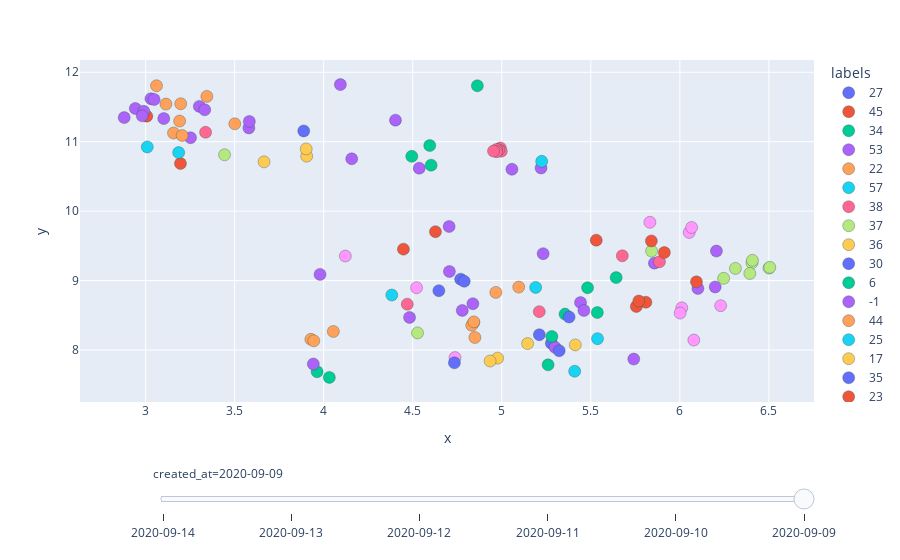

The notebook cell this image was saved under:
### Code cell
fig = px.scatter(result, x="x", y="y",hover_name="headline", color = "labels", animation_frame="created_at")
fig["layout"].pop("updatemenus")
fig.update_traces(marker=dict(size=12,
                              line=dict(width=.35,
                                        color='DarkSlateGrey')),
                  selector=dict(mode='markers'))
fig.update_layout(
     height=800)
fig.show()

### Figure 1 — Plotly figure (JSON) as saved in the notebook; plotly's stock layout.template omitted (floating-point values rounded to 4 significant figures)
{"data": [{"hovertemplate": "<b>%{hovertext}</b><br><br>labels=27<br>created_at=2020-09-09<br>x=%{x}<br>y=%{y}<extra></extra>", "hovertext": ["FC St. Pauli: Rodrigo Zalazar macht es beim Freistoß wie Ronaldo  -2. Bundesliga -Bild.de"], "legendgroup": "27", "marker": {"color": "#636efa", "line": {"color": "DarkSlateGrey", "width": 0.35}, "size": 12, "symbol": "circle"}, "mode": "markers", "name": "27", "orientation": "v", "showlegend": true, "type": "scatter", "x": [3.888], "xaxis": "x", "y": [11.15], "yaxis": "y"}, {"hovertemplate": "<b>%{hovertext}</b><br><br>labels=45<br>created_at=2020-09-09<br>x=%{x}<br>y=%{y}<extra></extra>", "hovertext": ["FC Carl Zeiss Jena: Jena-Sportchef Werner war Bremens Angstgegner  -Fussball -Bild.de", "Eintracht Frankfurt: Mehr als 10 000 Fans beim Bundesliga-Start? *** BILDplus Inhalt ***  -Bundesliga -Bild.de"], "legendgroup": "45", "marker": {"color": "#EF553B", "line": {"color": "DarkSlateGrey", "width": 0.35}, "size": 12, "symbol": "circle"}, "mode": "markers", "name": "45", "orientation": "v", "showlegend": true, "type": "scatter", "x": [3.006, 3.196], "xaxis": "x", "y": [11.37, 10.69], "yaxis": "y"}, {"hovertemplate": "<b>%{hovertext}</b><br><br>labels=34<br>created_at=2020-09-09<br>x=%{x}<br>y=%{y}<extra></extra>", "hovertext": ["Kandidat bedroht: Markkleeberg-Wahlkampf jetzt Fall für Staatsschutz!  -Leipzig -Bild.de", "Mieser Wahlkampf in Mönchengladbach - OB-Kandidat für tot erklärt! *** BILDplus Inhalt ***  -Düsseldorf -Bild.de", "Totraser-Prozess in Würzburg: Angeklagter schweigt weiter  -Nürnberg -Bild.de", "Kieler Landgericht - Junge Mutter erwürgt  -Hamburg -Bild.de"], "legendgroup": "34", "marker": {"color": "#00cc96", "line": {"color": "DarkSlateGrey", "width": 0.35}, "size": 12, "symbol": "circle"}, "mode": "markers", "name": "34", "orientation": "v", "showlegend": true, "type": "scatter", "x": [5.355, 5.537, 5.482, 5.642], "xaxis": "x", "y": [8.516, 8.539, 8.896, 9.042], "yaxis": "y"}, {"hovertemplate": "<b>%{hovertext}</b><br><br>labels=53<br>created_at=2020-09-09<br>x=%{x}<br>y=%{y}<extra></extra>", "hovertext": ["Hannover 96: Wird Fredrik Ulvestad der neue Sechser?  -2. Bundesliga -Bild.de", "Vor dem Spiel beim KSC - Das sind Unions 5 Trümpfe im Pokal  -Bundesliga -Bild.de"], "legendgroup": "53", "marker": {"color": "#ab63fa", "line": {"color": "DarkSlateGrey", "width": 0.35}, "size": 12, "symbol": "circle"}, "mode": "markers", "name": "53", "orientation": "v", "showlegend": true, "type": "scatter", "x": [3.102, 3.03], "xaxis": "x", "y": [11.33, 11.62], "yaxis": "y"}, {"hovertemplate": "<b>%{hovertext}</b><br><br>labels=22<br>created_at=2020-09-09<br>x=%{x}<br>y=%{y}<extra></extra>", "hovertext": ["BVB: 7 Spieler sind gesetzt! Die Startelf-Chancen der Dortmund-Stars *** BILDplus Inhalt ***  -Bundesliga -Bild.de", "Leipzig kauft nach 12 Spielen: Was hinter der Angeliño-Klausel steckt  -Bundesliga -Bild.de", "Brunos Millionen-Dilemma - Kasse voll, aber keine Spieler auf dem Markt  -Bundesliga -Bild.de", "Fortuna Düsseldorf: Kenan Karaman trainiert allein  -Bundesliga -Bild.de", "Lionel Messi: Superstar trainiert wieder mit dem FC Barcelo  -Fussball -Bild.de", "Bayern München: Ivan Perisic spielt wieder für Inter Mailand  -Bundesliga -Bild.de"], "legendgroup": "22", "marker": {"color": "#FFA15A", "line": {"color": "DarkSlateGrey", "width": 0.35}, "size": 12, "symbol": "circle"}, "mode": "markers", "name": "22", "orientation": "v", "showlegend": true, "type": "scatter", "x": [3.344, 3.197, 3.114, 3.191, 3.501, 3.061], "xaxis": "x", "y": [11.65, 11.55, 11.54, 11.3, 11.26, 11.81], "yaxis": "y"}, {"hovertemplate": "<b>%{hovertext}</b><br><br>labels=57<br>created_at=2020-09-09<br>x=%{x}<br>y=%{y}<extra></extra>", "hovertext": ["Archäologie in Sachsen-Anhalt: Ringheiligtümer hatten Vorgängerbauten  -Sachsen-Anhalt -Bild.de", "Münchner versuchten noch, ihn zu retten: Mann ertrinkt in Isar  -München -Bild.de"], "legendgroup": "57", "marker": {"color": "#19d3f3", "line": {"color": "DarkSlateGrey", "width": 0.35}, "size": 12, "symbol": "circle"}, "mode": "markers", "name": "57", "orientation": "v", "showlegend": true, "type": "scatter", "x": [5.538, 5.409], "xaxis": "x", "y": [8.163, 7.694], "yaxis": "y"}, {"hovertemplate": "<b>%{hovertext}</b><br><br>labels=38<br>created_at=2020-09-09<br>x=%{x}<br>y=%{y}<extra></extra>", "hovertext": ["Chemie-Leipzig--Sportchef Andy Müller: Wir sind ein unbequemer Gegner  -Fussball -Bild.de"], "legendgroup": "38", "marker": {"color": "#FF6692", "line": {"color": "DarkSlateGrey", "width": 0.35}, "size": 12, "symbol": "circle"}, "mode": "markers", "name": "38", "orientation": "v", "showlegend": true, "type": "scatter", "x": [3.337], "xaxis": "x", "y": [11.14], "yaxis": "y"}, {"hovertemplate": "<b>%{hovertext}</b><br><br>labels=37<br>created_at=2020-09-09<br>x=%{x}<br>y=%{y}<extra></extra>", "hovertext": ["DFB-Pokal: Klubs lassen Zuschauer rein - So viele Fans dürfen die Kracher sehen  -Fussball -Bild.de"], "legendgroup": "37", "marker": {"color": "#B6E880", "line": {"color": "DarkSlateGrey", "width": 0.35}, "size": 12, "symbol": "circle"}, "mode": "markers", "name": "37", "orientation": "v", "showlegend": true, "type": "scatter", "x": [3.443], "xaxis": "x", "y": [10.81], "yaxis": "y"}, {"hovertemplate": "<b>%{hovertext}</b><br><br>labels=36<br>created_at=2020-09-09<br>x=%{x}<br>y=%{y}<extra></extra>", "hovertext": ["FC St. Pauli: Kein Bahnhof, große Ziele: So gefährlich ist Elversberg  -2. Bundesliga -Bild.de"], "legendgroup": "36", "marker": {"color": "#FECB52", "line": {"color": "DarkSlateGrey", "width": 0.35}, "size": 12, "symbol": "circle"}, "mode": "markers", "name": "36", "orientation": "v", "showlegend": true, "type": "scatter", "x": [3.904], "xaxis": "x", "y": [10.79], "yaxis": "y"}, {"hovertemplate": "<b>%{hovertext}</b><br><br>labels=30<br>created_at=2020-09-09<br>x=%{x}<br>y=%{y}<extra></extra>", "hovertext": ["Corona-Impfstoff-Schock! Können wir noch dieses Jahr geimpft werden? *** BILDplus Inhalt ***  -Politik Inland -Bild.de", "Tilidin: Wie gefährlich ist die Modedroge? *** BILDplus Inhalt ***  -Ratgeber -Bild.de"], "legendgroup": "30", "marker": {"color": "#636efa", "line": {"color": "DarkSlateGrey", "width": 0.35}, "size": 12, "symbol": "circle"}, "mode": "markers", "name": "30", "orientation": "v", "showlegend": true, "type": "scatter", "x": [5.211, 5.278], "xaxis": "x", "y": [8.219, 8.097], "yaxis": "y"}, {"hovertemplate": "<b>%{hovertext}</b><br><br>labels=6<br>created_at=2020-09-09<br>x=%{x}<br>y=%{y}<extra></extra>", "hovertext": ["Post von Wagner - Betrifft: Verzweiflung  -Politik -Bild.de", "Moria: Zweites Feuer im Flüchtlingscamp ausgebrochen – Tausende fliehen!  -News Ausland -Bild.de"], "legendgroup": "6", "marker": {"color": "#00cc96", "line": {"color": "DarkSlateGrey", "width": 0.35}, "size": 12, "symbol": "circle"}, "mode": "markers", "name": "6", "orientation": "v", "showlegend": true, "type": "scatter", "x": [3.963, 4.032], "xaxis": "x", "y": [7.686, 7.605], "yaxis": "y"}, {"hovertemplate": "<b>%{hovertext}</b><br><br>labels=-1<br>created_at=2020-09-09<br>x=%{x}<br>y=%{y}<extra></extra>", "hovertext": ["Werder Bremen: Für Dieter Burdenski ist Florian Kohfeldt kein fertiger Trainer  -Bundesliga -Bild.de", "Das Sommerhaus der Stars: „Wir sind im Krankenhaus für Geisteskranke“  -TV -Bild.de", "Beckenbauer über den Tod seines Sohnes: „Der größte Verlust in meinem Leben“ *** BILDplus Inhalt ***  -Bundesliga -Bild.de", "Coronavirus in Schweden: Nur noch 13 Corona-Kranke auf Intensivstationen  -Politik Ausland -Bild.de", "SPD: Olaf Scholz wegen Cum-Ex-Skandal und Protz-Kita in Erklärungsnöten  -Politik Inland -Bild.de", "Neu auf Netflix: „I'm Thinking of Ending Things“  -Kino -Bild.de", "Neu auf Disney+: „Der einzig wahre Ivan“: Falsche Tierliebe tut weh  -Kino -Bild.de", "Kommentar: Sind wir noch die Auto-Nation?  -Politik -Bild.de", "Dresden: Jobcenter schreibt Totem, dass er tot ist  -Dresden -Bild.de", "Boxen: Magdeburger bekommt WM-Kampf – Deines fordert K.o.-Riese heraus  -Boxen -Bild.de", "Protest in Leipzig: Hunderte demonstrieren für Flüchtlinge  -Leipzig -Bild.de", "3. Liga! Starke erklärt Wechsel: „Zwickau ist ein Neuanfang für mich“  -Fussball -Bild.de", "Süchtig wie Capital Bra: Meine Freundin starb an Tilidin *** BILDplus Inhalt ***  -Leute -Bild.de", "FCN: Radiolegende Günther Koch verlässt den Aufsichtsrat  -2. Bundesliga -Bild.de", "Landtag Sachsen: Führungswechsel bei CDU-Fraktion  -Dresden -Bild.de", "Hannover 96 ist bei Wettanbietern Top-Favorit für den Aufstieg  -2. Bundesliga -Bild.de", "Acht Tiere getötet: Dritter Wolfs-Angriff auf Schafsherde  -Hannover -Bild.de", "Corona: Berlusconi kämpft gegen „diese höllische Krankheit“  -Politik Ausland -Bild.de", "Frankfurter Bäder-Offensive: 40 Millionen Euro für Schwimmbäder  -Frankfurt -Bild.de", "Saarbrücken: Ermittlungen wegen Burschenschaftstreit  -Saarland -Bild.de", "Münster/Hannover: Volltrunkene Frauen (72, 75) aus ICE geholt  -Ruhrgebiet -Bild.de", "Wahl-Saarländer Reiner Calmund: Fast wäre „Calli“ Musiker geworden  -Saarland -Bild.de", "Mainz-Versprechen vor Pokal-Start: Havelse wird kein zweites Lautern!  -Bundesliga -Bild.de", "VfB Stuttgart: Noch kein Spiel, aber zwei Comebacks: Kämpfer Kempf!  -2. Bundesliga -Bild.de", "Laura Müller: Filter oder Filler? Das sagt der Beauty-Doc!  -Leute -Bild.de", "Erdogan zurück auf dem Platz: „Ab sofort zählt nur Preußen!“  -Fussball -Bild.de"], "legendgroup": "-1", "marker": {"color": "#ab63fa", "line": {"color": "DarkSlateGrey", "width": 0.35}, "size": 12, "symbol": "circle"}, "mode": "markers", "name": "-1", "orientation": "v", "showlegend": true, "type": "scatter", "x": [3.302, 5.857, 4.094, 4.482, 5.442, 6.101, 6.205, 5.057, 5.232, 4.403, 3.942, 2.942, 5.461, 4.536, 3.979, 3.58, 5.299, 5.741, 4.706, 4.838, 4.778, 4.157, 3.252, 3.582, 6.198, 2.99], "xaxis": "x", "y": [11.51, 9.251, 11.82, 8.469, 8.682, 8.886, 9.425, 10.6, 9.387, 11.31, 7.797, 11.48, 8.569, 10.62, 9.089, 11.2, 8.038, 7.869, 9.13, 8.666, 8.569, 10.75, 11.06, 11.29, 8.908, 11.44], "yaxis": "y"}, {"hovertemplate": "<b>%{hovertext}</b><br><br>labels=44<br>created_at=2020-09-09<br>x=%{x}<br>y=%{y}<extra></extra>", "hovertext": ["Leipzig: Linksextreme „eiskalt und professionell“  -Leipzig -Bild.de", "Leipzigs Arndtstraße soll Arndtstraße bleiben  -Leipzig -Bild.de", "Dresden: Steinmeier verurteilt linksextreme Ausschreitungen in Leipzig  -Dresden -Bild.de"], "legendgroup": "44", "marker": {"color": "#FFA15A", "line": {"color": "DarkSlateGrey", "width": 0.35}, "size": 12, "symbol": "circle"}, "mode": "markers", "name": "44", "orientation": "v", "showlegend": true, "type": "scatter", "x": [3.928, 4.054, 3.944], "xaxis": "x", "y": [8.154, 8.266, 8.132], "yaxis": "y"}, {"hovertemplate": "<b>%{hovertext}</b><br><br>labels=25<br>created_at=2020-09-09<br>x=%{x}<br>y=%{y}<extra></extra>", "hovertext": ["Erfindung aus Nürnberg - Frischer Salat aus dem Automaten  -Nürnberg -Bild.de"], "legendgroup": "25", "marker": {"color": "#19d3f3", "line": {"color": "DarkSlateGrey", "width": 0.35}, "size": 12, "symbol": "circle"}, "mode": "markers", "name": "25", "orientation": "v", "showlegend": true, "type": "scatter", "x": [5.19], "xaxis": "x", "y": [8.901], "yaxis": "y"}, {"hovertemplate": "<b>%{hovertext}</b><br><br>labels=17<br>created_at=2020-09-09<br>x=%{x}<br>y=%{y}<extra></extra>", "hovertext": ["Fortuna Düsseldorf: Dawid Kownacki wankt nach Corona-Infek  -Bundesliga -Bild.de"], "legendgroup": "17", "marker": {"color": "#FECB52", "line": {"color": "DarkSlateGrey", "width": 0.35}, "size": 12, "symbol": "circle"}, "mode": "markers", "name": "17", "orientation": "v", "showlegend": true, "type": "scatter", "x": [3.665], "xaxis": "x", "y": [10.71], "yaxis": "y"}, {"hovertemplate": "<b>%{hovertext}</b><br><br>labels=35<br>created_at=2020-09-09<br>x=%{x}<br>y=%{y}<extra></extra>", "hovertext": ["Deutscher Fußball Bund (DFB): Hacker-Angriff - Schon wieder!  -Fussball -Bild.de"], "legendgroup": "35", "marker": {"color": "#636efa", "line": {"color": "DarkSlateGrey", "width": 0.35}, "size": 12, "symbol": "circle"}, "mode": "markers", "name": "35", "orientation": "v", "showlegend": true, "type": "scatter", "x": [5.378], "xaxis": "x", "y": [8.475], "yaxis": "y"}, {"hovertemplate": "<b>%{hovertext}</b><br><br>labels=23<br>created_at=2020-09-09<br>x=%{x}<br>y=%{y}<extra></extra>", "hovertext": ["OB Henriette Reker: „Klimaneutrales Köln will ich noch erleben“  -Köln -Bild.de"], "legendgroup": "23", "marker": {"color": "#EF553B", "line": {"color": "DarkSlateGrey", "width": 0.35}, "size": 12, "symbol": "circle"}, "mode": "markers", "name": "23", "orientation": "v", "showlegend": true, "type": "scatter", "x": [4.448], "xaxis": "x", "y": [9.452], "yaxis": "y"}, {"hovertemplate": "<b>%{hovertext}</b><br><br>labels=52<br>created_at=2020-09-09<br>x=%{x}<br>y=%{y}<extra></extra>", "hovertext": ["Saisonstart in Gefahr: Hoffenheim-Kapitän Hübner bricht Training ab *** BILDplus Inhalt ***  -Bundesliga -Bild.de", "HFC ohne Doppelspitze - Schnorrenbergs Sturm-Strategie  -Fussball -Bild.de"], "legendgroup": "52", "marker": {"color": "#ab63fa", "line": {"color": "DarkSlateGrey", "width": 0.35}, "size": 12, "symbol": "circle"}, "mode": "markers", "name": "52", "orientation": "v", "showlegend": true, "type": "scatter", "x": [2.981, 2.88], "xaxis": "x", "y": [11.37, 11.35], "yaxis": "y"}, {"hovertemplate": "<b>%{hovertext}</b><br><br>labels=51<br>created_at=2020-09-09<br>x=%{x}<br>y=%{y}<extra></extra>", "hovertext": ["HSV: Brust-Frust hat ein Ende – Im Pokal mit neuem Sponsor  -2. Bundesliga -Bild.de", "HSV: Pokal in Dresden mit Simon Terodde, aber ohne Jan Gyamerah  -2. Bundesliga -Bild.de"], "legendgroup": "51", "marker": {"color": "#19d3f3", "line": {"color": "DarkSlateGrey", "width": 0.35}, "size": 12, "symbol": "circle"}, "mode": "markers", "name": "51", "orientation": "v", "showlegend": true, "type": "scatter", "x": [3.009, 3.186], "xaxis": "x", "y": [10.92, 10.84], "yaxis": "y"}, {"hovertemplate": "<b>%{hovertext}</b><br><br>labels=39<br>created_at=2020-09-09<br>x=%{x}<br>y=%{y}<extra></extra>", "hovertext": ["Verbraucherschützer in Sorge - Darum ist die ominöse Schufa-Datenbank so brisant *** BILDplus Inhalt ***  -Bild.de", "Alltagsfrage - Müssen Radfahrer am Zebrastreifen absteigen?  -Ratgeber -Bild.de"], "legendgroup": "39", "marker": {"color": "#FF6692", "line": {"color": "DarkSlateGrey", "width": 0.35}, "size": 12, "symbol": "circle"}, "mode": "markers", "name": "39", "orientation": "v", "showlegend": true, "type": "scatter", "x": [5.211, 4.469], "xaxis": "x", "y": [8.552, 8.66], "yaxis": "y"}, {"hovertemplate": "<b>%{hovertext}</b><br><br>labels=59<br>created_at=2020-09-09<br>x=%{x}<br>y=%{y}<extra></extra>", "hovertext": ["Frankfurt: Live und im Internet – Badesalz macht eigene Radioshow.  -Frankfurt -Bild.de"], "legendgroup": "59", "marker": {"color": "#B6E880", "line": {"color": "DarkSlateGrey", "width": 0.35}, "size": 12, "symbol": "circle"}, "mode": "markers", "name": "59", "orientation": "v", "showlegend": true, "type": "scatter", "x": [5.841], "xaxis": "x", "y": [9.424], "yaxis": "y"}, {"hovertemplate": "<b>%{hovertext}</b><br><br>labels=4<br>created_at=2020-09-09<br>x=%{x}<br>y=%{y}<extra></extra>", "hovertext": ["Trump: Ich habe Corona absichtlich runtergespielt  -Politik Ausland -Bild.de", "Trump für den Friedensnobelpreis nominiert!  -Politik Ausland -Bild.de", "Prozess gegen 30-Jährige - ISIS-Mutter kommt mit Bewährung davon  -Hamburg -Bild.de", "Fünf freie Russen fordern - Stoppt Putins Nord Stream 2!  -Politik Ausland -Bild.de"], "legendgroup": "4", "marker": {"color": "#FF97FF", "line": {"color": "DarkSlateGrey", "width": 0.35}, "size": 12, "symbol": "circle"}, "mode": "markers", "name": "4", "orientation": "v", "showlegend": true, "type": "scatter", "x": [6.078, 6.229, 6.011, 6.002], "xaxis": "x", "y": [8.143, 8.638, 8.607, 8.531], "yaxis": "y"}, {"hovertemplate": "<b>%{hovertext}</b><br><br>labels=1<br>created_at=2020-09-09<br>x=%{x}<br>y=%{y}<extra></extra>", "hovertext": ["Rosbach: Auf Gegenfahrbahn geraten: Motorradfahrer tödlich verunglückt  -Frankfurt -Bild.de", "Unfall in Hilden: 510-PS-Flitzer kracht gegen Baum  -Düsseldorf -Bild.de"], "legendgroup": "1", "marker": {"color": "#FECB52", "line": {"color": "DarkSlateGrey", "width": 0.35}, "size": 12, "symbol": "circle"}, "mode": "markers", "name": "1", "orientation": "v", "showlegend": true, "type": "scatter", "x": [4.977, 4.934], "xaxis": "x", "y": [7.882, 7.841], "yaxis": "y"}, {"hovertemplate": "<b>%{hovertext}</b><br><br>labels=28<br>created_at=2020-09-09<br>x=%{x}<br>y=%{y}<extra></extra>", "hovertext": ["Im Mutterleib Infiziert? - Mein Baby hat Corona-Antikörper! *** BILDplus Inhalt ***  -Bild.de"], "legendgroup": "28", "marker": {"color": "#636efa", "line": {"color": "DarkSlateGrey", "width": 0.35}, "size": 12, "symbol": "circle"}, "mode": "markers", "name": "28", "orientation": "v", "showlegend": true, "type": "scatter", "x": [5.322], "xaxis": "x", "y": [7.989], "yaxis": "y"}, {"hovertemplate": "<b>%{hovertext}</b><br><br>labels=11<br>created_at=2020-09-09<br>x=%{x}<br>y=%{y}<extra></extra>", "hovertext": ["Tour de France: 2. Platz aberkannt! Wieder Ärger um Rambo Sagan  -Radsport -Bild.de"], "legendgroup": "11", "marker": {"color": "#ab63fa", "line": {"color": "DarkSlateGrey", "width": 0.35}, "size": 12, "symbol": "circle"}, "mode": "markers", "name": "11", "orientation": "v", "showlegend": true, "type": "scatter", "x": [5.221], "xaxis": "x", "y": [10.62], "yaxis": "y"}, {"hovertemplate": "<b>%{hovertext}</b><br><br>labels=43<br>created_at=2020-09-09<br>x=%{x}<br>y=%{y}<extra></extra>", "hovertext": ["Mainz: Wegen Corona: Fastnacht wohl ohne Umzüge und Sitzungen  -Frankfurt -Bild.de"], "legendgroup": "43", "marker": {"color": "#19d3f3", "line": {"color": "DarkSlateGrey", "width": 0.35}, "size": 12, "symbol": "circle"}, "mode": "markers", "name": "43", "orientation": "v", "showlegend": true, "type": "scatter", "x": [4.382], "xaxis": "x", "y": [8.792], "yaxis": "y"}, {"hovertemplate": "<b>%{hovertext}</b><br><br>labels=47<br>created_at=2020-09-09<br>x=%{x}<br>y=%{y}<extra></extra>", "hovertext": ["Tödlicher Unfall und Krebs-Schock für Star-Koch Alexander Herrmann - Schicksalsschläge haben mich stark gemacht  -Leute -Bild.de", "Ilka Petersen und ihr zuckersüßer Wecker - Baby Aurelia da!  -Hamburg -Bild.de"], "legendgroup": "47", "marker": {"color": "#FF6692", "line": {"color": "DarkSlateGrey", "width": 0.35}, "size": 12, "symbol": "circle"}, "mode": "markers", "name": "47", "orientation": "v", "showlegend": true, "type": "scatter", "x": [5.677, 5.886], "xaxis": "x", "y": [9.356, 9.27], "yaxis": "y"}, {"hovertemplate": "<b>%{hovertext}</b><br><br>labels=41<br>created_at=2020-09-09<br>x=%{x}<br>y=%{y}<extra></extra>", "hovertext": ["München erlässt neue Verfügung - HIER gilt das neue Alkoholverbot  -München -Bild.de"], "legendgroup": "41", "marker": {"color": "#B6E880", "line": {"color": "DarkSlateGrey", "width": 0.35}, "size": 12, "symbol": "circle"}, "mode": "markers", "name": "41", "orientation": "v", "showlegend": true, "type": "scatter", "x": [4.527], "xaxis": "x", "y": [8.246], "yaxis": "y"}, {"hovertemplate": "<b>%{hovertext}</b><br><br>labels=18<br>created_at=2020-09-09<br>x=%{x}<br>y=%{y}<extra></extra>", "hovertext": ["Positionspapier präsentiert - CDU-Plan für die City-Zukunft  -Bremen -Bild.de", "Weil Verdi nicht mitspielt - VerkaufsZOFFene Sonntage  -Hannover -Bild.de"], "legendgroup": "18", "marker": {"color": "#FF97FF", "line": {"color": "DarkSlateGrey", "width": 0.35}, "size": 12, "symbol": "circle"}, "mode": "markers", "name": "18", "orientation": "v", "showlegend": true, "type": "scatter", "x": [4.121, 4.521], "xaxis": "x", "y": [9.353, 8.897], "yaxis": "y"}, {"hovertemplate": "<b>%{hovertext}</b><br><br>labels=26<br>created_at=2020-09-09<br>x=%{x}<br>y=%{y}<extra></extra>", "hovertext": ["Leipzig: Hund Lotta beim Einkaufen entführt!  -Leipzig -Bild.de", "Löwenbaby Lea sollte verkauft werden: Das miese Geschäft mit den Exoten *** BILDplus Inhalt ***  -News Inland -Bild.de"], "legendgroup": "26", "marker": {"color": "#FECB52", "line": {"color": "DarkSlateGrey", "width": 0.35}, "size": 12, "symbol": "circle"}, "mode": "markers", "name": "26", "orientation": "v", "showlegend": true, "type": "scatter", "x": [5.145, 5.413], "xaxis": "x", "y": [8.092, 8.073], "yaxis": "y"}, {"hovertemplate": "<b>%{hovertext}</b><br><br>labels=42<br>created_at=2020-09-09<br>x=%{x}<br>y=%{y}<extra></extra>", "hovertext": ["Corona-Lockdown: 80 Prozent der Schulen nutzten Online-Unterricht  -Saarland -Bild.de", "Erste Hilfe - MP Hans übt Herz-Druck-Massage  -Saarland -Bild.de", "Saarbrücken: Polizei zapft immer öfter Telefone an  -Saarland -Bild.de"], "legendgroup": "42", "marker": {"color": "#636efa", "line": {"color": "DarkSlateGrey", "width": 0.35}, "size": 12, "symbol": "circle"}, "mode": "markers", "name": "42", "orientation": "v", "showlegend": true, "type": "scatter", "x": [4.769, 4.789, 4.647], "xaxis": "x", "y": [9.02, 8.99, 8.854], "yaxis": "y"}, {"hovertemplate": "<b>%{hovertext}</b><br><br>labels=56<br>created_at=2020-09-09<br>x=%{x}<br>y=%{y}<extra></extra>", "hovertext": ["Neu auf Sky: „Briarpatch – Texas Kills“: „Fargo“-Fans einschalten!  -Kino -Bild.de", "Gefeuert! - Diese Stars waren ihre großen Kinorollen ganz schnell los *** BILDplus Inhalt ***  -Kino -Bild.de", "Neue Netflix-Serie „Ratched“ kommt mit queerem Star-Aufgebot  -Bild.de", "Amazon Prime Day: Wann es losgeht und wie man Schnäppchen macht   -Ratgeber -Bild.de"], "legendgroup": "56", "marker": {"color": "#EF553B", "line": {"color": "DarkSlateGrey", "width": 0.35}, "size": 12, "symbol": "circle"}, "mode": "markers", "name": "56", "orientation": "v", "showlegend": true, "type": "scatter", "x": [6.093, 5.84, 5.913, 5.53], "xaxis": "x", "y": [8.981, 9.571, 9.403, 9.582], "yaxis": "y"}, {"hovertemplate": "<b>%{hovertext}</b><br><br>labels=0<br>created_at=2020-09-09<br>x=%{x}<br>y=%{y}<extra></extra>", "hovertext": ["Novak Djokovic: Ober-Schiri verrät, was ihn Djokovic fragte *** BILDplus Inhalt ***  -Sport-Mix -Bild.de"], "legendgroup": "0", "marker": {"color": "#00cc96", "line": {"color": "DarkSlateGrey", "width": 0.35}, "size": 12, "symbol": "circle"}, "mode": "markers", "name": "0", "orientation": "v", "showlegend": true, "type": "scatter", "x": [4.863], "xaxis": "x", "y": [11.81], "yaxis": "y"}, {"hovertemplate": "<b>%{hovertext}</b><br><br>labels=48<br>created_at=2020-09-09<br>x=%{x}<br>y=%{y}<extra></extra>", "hovertext": ["Darmstadt: Razzia gegen organisierte Schwarzarbeit  -Frankfurt -Bild.de", "CDU in Lennestadt musste zahlen: Corona-Bußgeld nach Reul-Besuch  -Düsseldorf -Bild.de", "Polizei-Hubschrauber über Ginnheim - Mann (21) niedergestochen  -Frankfurt -Bild.de", "Frankfurt: Polizei sucht Zeugen: Wer erkennt diesen Kiosk-Räuber?  -Frankfurt -Bild.de", "Mieter hortete offenbar Chemikalien - Bombenalarm in Dortmund!  -Ruhrgebiet -Bild.de", "BIG-Partei soll Stimmen für NRW-Wahl gekauft haben  -Politik Inland -Bild.de"], "legendgroup": "48", "marker": {"color": "#FFA15A", "line": {"color": "DarkSlateGrey", "width": 0.35}, "size": 12, "symbol": "circle"}, "mode": "markers", "name": "48", "orientation": "v", "showlegend": true, "type": "scatter", "x": [4.842, 4.967, 4.831, 4.843, 4.849, 5.095], "xaxis": "x", "y": [8.394, 8.829, 8.356, 8.405, 8.18, 8.906], "yaxis": "y"}, {"hovertemplate": "<b>%{hovertext}</b><br><br>labels=20<br>created_at=2020-09-09<br>x=%{x}<br>y=%{y}<extra></extra>", "hovertext": ["Corona: Reisewarnungen für Prag und Genf verhängt  -News Inland -Bild.de"], "legendgroup": "20", "marker": {"color": "#FF97FF", "line": {"color": "DarkSlateGrey", "width": 0.35}, "size": 12, "symbol": "circle"}, "mode": "markers", "name": "20", "orientation": "v", "showlegend": true, "type": "scatter", "x": [4.737], "xaxis": "x", "y": [7.89], "yaxis": "y"}, {"hovertemplate": "<b>%{hovertext}</b><br><br>labels=50<br>created_at=2020-09-09<br>x=%{x}<br>y=%{y}<extra></extra>", "hovertext": ["Heidenau bei Dresden - Vier Verletze bei Feuer im Plattenbau  -Dresden -Bild.de"], "legendgroup": "50", "marker": {"color": "#636efa", "line": {"color": "DarkSlateGrey", "width": 0.35}, "size": 12, "symbol": "circle"}, "mode": "markers", "name": "50", "orientation": "v", "showlegend": true, "type": "scatter", "x": [4.734], "xaxis": "x", "y": [7.814], "yaxis": "y"}, {"hovertemplate": "<b>%{hovertext}</b><br><br>labels=3<br>created_at=2020-09-09<br>x=%{x}<br>y=%{y}<extra></extra>", "hovertext": ["Garzweiler II: Verfassungsbeschwerde – Bewohner wollen Tagebau stoppen  -Politik Inland -Bild.de"], "legendgroup": "3", "marker": {"color": "#EF553B", "line": {"color": "DarkSlateGrey", "width": 0.35}, "size": 12, "symbol": "circle"}, "mode": "markers", "name": "3", "orientation": "v", "showlegend": true, "type": "scatter", "x": [4.628], "xaxis": "x", "y": [9.704], "yaxis": "y"}, {"hovertemplate": "<b>%{hovertext}</b><br><br>labels=7<br>created_at=2020-09-09<br>x=%{x}<br>y=%{y}<extra></extra>", "hovertext": ["NFL: Superstar jetzt bei Tampa Bay – Tom Brady muss für den Titel alles neu lernen  -American Football -Bild.de", "NFL: Das Playbook – BILD erklärt die Taktik-Bibel der Football-Teams  -American Football -Bild.de", "NFL: „Vollmer und Kuhn“-Show ist der Football-Podcast von BILD  -American Football -Bild.de"], "legendgroup": "7", "marker": {"color": "#00cc96", "line": {"color": "DarkSlateGrey", "width": 0.35}, "size": 12, "symbol": "circle"}, "mode": "markers", "name": "7", "orientation": "v", "showlegend": true, "type": "scatter", "x": [4.595, 4.495, 4.603], "xaxis": "x", "y": [10.94, 10.79, 10.66], "yaxis": "y"}, {"hovertemplate": "<b>%{hovertext}</b><br><br>labels=33<br>created_at=2020-09-09<br>x=%{x}<br>y=%{y}<extra></extra>", "hovertext": ["3. Liga: Ingolstadt-Stürmer zum FSV! Zwickau leiht Wolfram aus  -Fussball -Bild.de", "Saarbrückens Uaferro - „Ich will meine Tochter stolz machen\"  -Fussball -Bild.de"], "legendgroup": "33", "marker": {"color": "#ab63fa", "line": {"color": "DarkSlateGrey", "width": 0.35}, "size": 12, "symbol": "circle"}, "mode": "markers", "name": "33", "orientation": "v", "showlegend": true, "type": "scatter", "x": [3.048, 3.332], "xaxis": "x", "y": [11.61, 11.46], "yaxis": "y"}, {"hovertemplate": "<b>%{hovertext}</b><br><br>labels=32<br>created_at=2020-09-09<br>x=%{x}<br>y=%{y}<extra></extra>", "hovertext": ["3.Liga: DFB-Pokal mit Magdeburg: Brünker: Überstunden fürs erste Tor  -3. Liga -Bild.de", "HSV: Von Käpt'n bis Kühne – Die vier heißen Fragen  -2. Bundesliga -Bild.de"], "legendgroup": "32", "marker": {"color": "#FFA15A", "line": {"color": "DarkSlateGrey", "width": 0.35}, "size": 12, "symbol": "circle"}, "mode": "markers", "name": "32", "orientation": "v", "showlegend": true, "type": "scatter", "x": [3.157, 3.205], "xaxis": "x", "y": [11.13, 11.09], "yaxis": "y"}, {"hovertemplate": "<b>%{hovertext}</b><br><br>labels=15<br>created_at=2020-09-09<br>x=%{x}<br>y=%{y}<extra></extra>", "hovertext": ["Formel 1: Mick Schumacher fährt in Mugello den F2004 von Michael  -Formel 1 -Bild.de"], "legendgroup": "15", "marker": {"color": "#19d3f3", "line": {"color": "DarkSlateGrey", "width": 0.35}, "size": 12, "symbol": "circle"}, "mode": "markers", "name": "15", "orientation": "v", "showlegend": true, "type": "scatter", "x": [5.224], "xaxis": "x", "y": [10.72], "yaxis": "y"}, {"hovertemplate": "<b>%{hovertext}</b><br><br>labels=14<br>created_at=2020-09-09<br>x=%{x}<br>y=%{y}<extra></extra>", "hovertext": ["Formel 1: Perez weg! Platz bei Racing Point für Sebastian Vettel frei  -Formel 1 -Bild.de"], "legendgroup": "14", "marker": {"color": "#FF6692", "line": {"color": "DarkSlateGrey", "width": 0.35}, "size": 12, "symbol": "circle"}, "mode": "markers", "name": "14", "orientation": "v", "showlegend": true, "type": "scatter", "x": [4.98], "xaxis": "x", "y": [10.88], "yaxis": "y"}, {"hovertemplate": "<b>%{hovertext}</b><br><br>labels=61<br>created_at=2020-09-09<br>x=%{x}<br>y=%{y}<extra></extra>", "hovertext": ["BILD zeigt die Aufnahmen: Politiker-Enkel hat Sex bei „Love Island“! *** BILDplus Inhalt ***  -TV -Bild.de"], "legendgroup": "61", "marker": {"color": "#B6E880", "line": {"color": "DarkSlateGrey", "width": 0.35}, "size": 12, "symbol": "circle"}, "mode": "markers", "name": "61", "orientation": "v", "showlegend": true, "type": "scatter", "x": [6.405], "xaxis": "x", "y": [9.255], "yaxis": "y"}, {"hovertemplate": "<b>%{hovertext}</b><br><br>labels=54<br>created_at=2020-09-09<br>x=%{x}<br>y=%{y}<extra></extra>", "hovertext": ["Von Warhol portraitiert: Kunst-Milliardär Erich Marx tot  -Leute -Bild.de"], "legendgroup": "54", "marker": {"color": "#FF97FF", "line": {"color": "DarkSlateGrey", "width": 0.35}, "size": 12, "symbol": "circle"}, "mode": "markers", "name": "54", "orientation": "v", "showlegend": true, "type": "scatter", "x": [5.832], "xaxis": "x", "y": [9.839], "yaxis": "y"}, {"hovertemplate": "<b>%{hovertext}</b><br><br>labels=12<br>created_at=2020-09-09<br>x=%{x}<br>y=%{y}<extra></extra>", "hovertext": ["Borussia Mönchengladbach: Edel-Fan vorm Stadion-Comeback  -Bundesliga -Bild.de"], "legendgroup": "12", "marker": {"color": "#FECB52", "line": {"color": "DarkSlateGrey", "width": 0.35}, "size": 12, "symbol": "circle"}, "mode": "markers", "name": "12", "orientation": "v", "showlegend": true, "type": "scatter", "x": [3.902], "xaxis": "x", "y": [10.9], "yaxis": "y"}, {"hovertemplate": "<b>%{hovertext}</b><br><br>labels=2<br>created_at=2020-09-09<br>x=%{x}<br>y=%{y}<extra></extra>", "hovertext": ["Psycho-Prinz auf freiem Fuß: An diese Auflagen muss er sich halten! *** BILDplus Inhalt ***  -Royals -Bild.de", "Ernst August gefährlich? Seine Waffen musste der Prinz bereits abgeben *** BILDplus Inhalt ***  -Royals -Bild.de", "Gegen Auflagen entlassen - Prinz Ernst August wieder frei  -News -Bild.de"], "legendgroup": "2", "marker": {"color": "#EF553B", "line": {"color": "DarkSlateGrey", "width": 0.35}, "size": 12, "symbol": "circle"}, "mode": "markers", "name": "2", "orientation": "v", "showlegend": true, "type": "scatter", "x": [5.809, 5.756, 5.769], "xaxis": "x", "y": [8.687, 8.626, 8.705], "yaxis": "y"}, {"hovertemplate": "<b>%{hovertext}</b><br><br>labels=31<br>created_at=2020-09-09<br>x=%{x}<br>y=%{y}<extra></extra>", "hovertext": ["Brandenburg: Verdacht auf Afrikanische Schweinepest  -News -Bild.de", "Deutschland geht international voran: Kükentöten soll ab Ende 2021verboten sein  -Politik Inland -Bild.de"], "legendgroup": "31", "marker": {"color": "#00cc96", "line": {"color": "DarkSlateGrey", "width": 0.35}, "size": 12, "symbol": "circle"}, "mode": "markers", "name": "31", "orientation": "v", "showlegend": true, "type": "scatter", "x": [5.26, 5.281], "xaxis": "x", "y": [7.785, 8.195], "yaxis": "y"}, {"hovertemplate": "<b>%{hovertext}</b><br><br>labels=8<br>created_at=2020-09-09<br>x=%{x}<br>y=%{y}<extra></extra>", "hovertext": ["Schausteller leiden unter Corona-Verboten: Freizeitparks auf Zeit  -Köln -Bild.de"], "legendgroup": "8", "marker": {"color": "#ab63fa", "line": {"color": "DarkSlateGrey", "width": 0.35}, "size": 12, "symbol": "circle"}, "mode": "markers", "name": "8", "orientation": "v", "showlegend": true, "type": "scatter", "x": [4.704], "xaxis": "x", "y": [9.778], "yaxis": "y"}, {"hovertemplate": "<b>%{hovertext}</b><br><br>labels=14<br>created_at=2020-09-10<br>x=%{x}<br>y=%{y}<extra></extra>", "hovertext": ["Sebastian Vettel: BILD enthüllt den neuen Vertrag *** BILDplus Inhalt ***  -Formel 1 -Bild.de", "25 Filme mit Geheimagenten für Vettel umbenannt - FORMEL BOND  -Formel 1 -Bild.de", "Formel 1: Sebastian Vettel spricht über seinen Wechsel zu Aston Martin  -Formel 1 -Bild.de", "Formel 1: BILD-Kommentar - So wollte Sebastian Vettel nicht aufhören  -Formel 1 -Bild.de", "Formel 1: Wechsel zu Aston Martin - Vettel hat schon neuen Dienstwagen  -Formel 1 -Bild.de", "Formel 1: Offiziell! Sebastian Vettel wechselt zu Aston Martin  -Formel 1 -Bild.de"], "legendgroup": "14", "marker": {"color": "#FF6692", "line": {"color": "DarkSlateGrey", "width": 0.35}, "size": 12, "symbol": "circle"}, "mode": "markers", "name": "14", "orientation": "v", "showlegend": true, "type": "scatter", "x": [4.992, 4.997, 4.982, 4.971, 4.971, 4.954], "xaxis": "x", "y": [10.91, 10.86, 10.88, 10.89, 10.86, 10.86], "yaxis": "y"}, {"hovertemplate": "<b>%{hovertext}</b><br><br>labels=61<br>created_at=2020-09-10<br>x=%{x}<br>y=%{y}<extra></extra>", "hovertext": ["„Love Island“: Heiße Schaumparty in der Badewanne *** BILDplus Inhalt ***  -TV -Bild.de", "Kardashians: So reich wurden sie durch „Keeping Up with the Kardashians“  -Leute -Bild.de", "GNTM: Heidi Klums Prügel-Model: Drogen-Entzug im Kloster *** BILDplus Inhalt ***  -TV -Bild.de", "Elena Miras und Mike Heiter: Überraschende Trennung  -Leute -Bild.de", "„Love Island“ - Politiker-Enkel wird zum Sex-Proll  -TV -Bild.de", "So herzig war das große Finale  - Nachwuchs bei „Kampf der Realitystars“?  -TV -Bild.de"], "legendgroup": "61", "marker": {"color": "#B6E880", "line": {"color": "DarkSlateGrey", "width": 0.35}, "size": 12, "symbol": "circle"}, "mode": "markers", "name": "61", "orientation": "v", "showlegend": true, "type": "scatter", "x": [6.5, 6.312, 6.393, 6.505, 6.407, 6.246], "xaxis": "x", "y": [9.179, 9.175, 9.102, 9.19, 9.291, 9.032], "yaxis": "y"}, {"hovertemplate": "<b>%{hovertext}</b><br><br>labels=54<br>created_at=2020-09-10<br>x=%{x}<br>y=%{y}<extra></extra>", "hovertext": ["1. Interview nach dem Tod der Soul-Sängerin - So trauert Joy Flemings Sohn um seine Mutter  -Frankfurt -Bild.de", "Ronald Bell ist tot: Mitbegründer von „Kool and the Gang“ wurde 68 Jahre alt  -Leute -Bild.de"], "legendgroup": "54", "marker": {"color": "#FF97FF", "line": {"color": "DarkSlateGrey", "width": 0.35}, "size": 12, "symbol": "circle"}, "mode": "markers", "name": "54", "orientation": "v", "showlegend": true, "type": "scatter", "x": [6.053, 6.066], "xaxis": "x", "y": [9.693, 9.765], "yaxis": "y"}], "layout": {"autosize": true, "legend": {"title": {"text": "labels"}, "tracegroupgap": 0}, "margin": {"t": 60}, "sliders": [{"active": 5, "currentvalue": {"prefix": "created_at="}, "len": 0.9, "pad": {"b": 10, "t": 60}, "steps": [{"args": [["2020-09-14"], {"frame": {"duration": 0, "redraw": false}, "fromcurrent": true, "mode": "immediate", "transition": {"duration": 0, "easing": "linear"}}], "label": "2020-09-14", "method": "animate"}, {"args": [["2020-09-13"], {"frame": {"duration": 0, "redraw": false}, "fromcurrent": true, "mode": "immediate", "transition": {"duration": 0, "easing": "linear"}}], "label": "2020-09-13", "method": "animate"}, {"args": [["2020-09-12"], {"frame": {"duration": 0, "redraw": false}, "fromcurrent": true, "mode": "immediate", "transition": {"duration": 0, "easing": "linear"}}], "label": "2020-09-12", "method": "animate"}, {"args": [["2020-09-11"], {"frame": {"duration": 0, "redraw": false}, "fromcurrent": true, "mode": "immediate", "transition": {"duration": 0, "easing": "linear"}}], "label": "2020-09-11", "method": "animate"}, {"args": [["2020-09-10"], {"frame": {"duration": 0, "redraw": false}, "fromcurrent": true, "mode": "immediate", "transition": {"duration": 0, "easing": "linear"}}], "label": "2020-09-10", "method": "animate"}, {"args": [["2020-09-09"], {"frame": {"duration": 0, "redraw": false}, "fromcurrent": true, "mode": "immediate", "transition": {"duration": 0, "easing": "linear"}}], "label": "2020-09-09", "method": "animate"}], "x": 0.1, "xanchor": "left", "y": 0, "yanchor": "top"}], "xaxis": {"anchor": "y", "autorange": true, "domain": [0, 1], "range": [2.591, 6.796], "title": {"text": "x"}, "type": "linear"}, "yaxis": {"anchor": "x", "autorange": true, "domain": [0, 1], "range": [7.111, 12.29], "title": {"text": "y"}, "type": "linear"}}}
